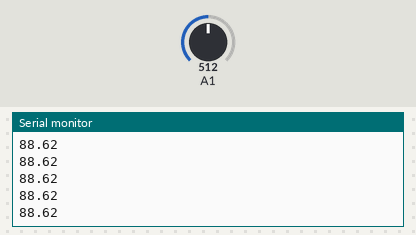
Simulated run of this sketch. Board: Arduino Uno, built with avr-gcc and run on an emulated ATmega328P. Shown: the last lines printed to the serial monitor. The test bench sets the inputs (shaded band); at power-on: A1 = 512.

Above: at 1.2 s.
1.3 s: A1 set to 716
At 1.68 s:
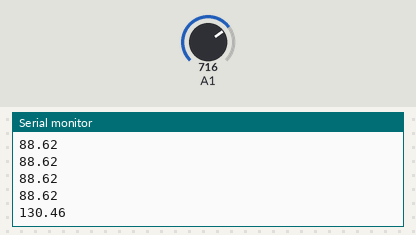
2.8 s: A1 set to 900
At 2.94 s:
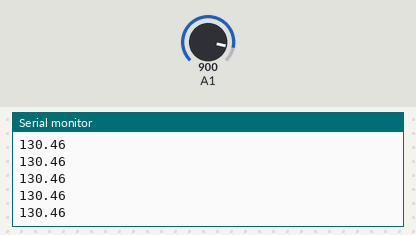
Timing chart, 0 to 5.8 s (numbered marks = the images above; inputs shaded):
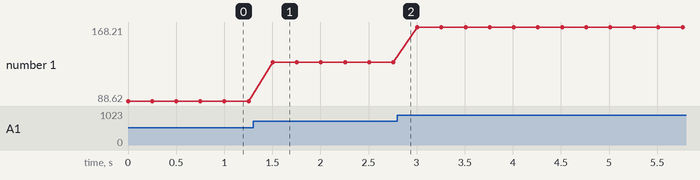

Measured:
- after the input at 1.3 s, the serial monitor: prints a new line after 0.20 s (image 1)
- plotted number 1: 88.62 → 130.46 after the input at 1.3 s, 130.46 → 168.21 after the input at 2.8 s

The sketch:

temp_senzor.ino
```cpp
// the setup routine runs once when you press reset:
void setup() {
  // initialize serial communication at 9600 bits per second:
  Serial.begin(9600);
}


// the loop routine runs over and over again forever:
void loop() {
  getTemp(A1);
}

float getTemp(int vhodAD){
  // read the input on analog pin 0:
  float sensorValue = (analogRead(vhodAD) + 20.0); //A0 - svetloba, A1 - temperatura, +20 je za kalibracijo temperature
  // print out the value you read:
  float napetost = sensorValue * (5000/1023);
  float temp = napetost - 400;
  temp = temp / 19.5;
  Serial.println(temp);
  delay(250);        // delay in between reads for stability
  }
```
